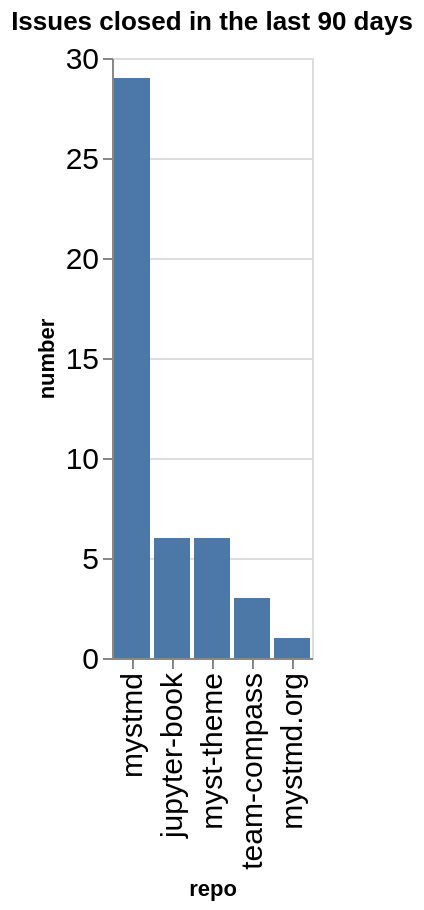

This figure's notebook cell:
### Code cell
closed_counts = closed.groupby(['org', 'repo']).count()['number'].reset_index()
closed_counts['org/repo'] = closed_counts.apply(lambda a: a['org'] + '/' + a['repo'], axis=1)
sorted_vals = closed_counts.sort_values(['number'], ascending=False)['repo'].values
alt.Chart(data=closed_counts, title=f"Issues closed in the last {n_days} days").mark_bar().encode(
    x=alt.X('repo', sort=alt.Sort(sorted_vals.tolist())),
    y='number',
)

### Figure 1 — Vega-Lite specification as saved in the notebook (floating-point values rounded to 4 significant figures)
{"config": {"axisLeft": {"labelFontSize": 15}, "axisBottom": {"labelFontSize": 15}}, "data": {"name": "data-144d3c983ac737d86d8d6b107c417784"}, "mark": {"type": "bar"}, "encoding": {"x": {"field": "repo", "sort": ["mystmd", "jupyter-book", "myst-theme", "team-compass", "mystmd.org"], "type": "nominal"}, "y": {"field": "number", "type": "quantitative"}}, "title": "Issues closed in the last 90 days", "$schema": "https://vega.github.io/schema/vega-lite/v5.20.1.json", "datasets": {"data-144d3c983ac737d86d8d6b107c417784": [{"org": "jupyter-book", "repo": "jupyter-book", "number": 6, "org/repo": "jupyter-book/jupyter-book"}, {"org": "jupyter-book", "repo": "myst-theme", "number": 6, "org/repo": "jupyter-book/myst-theme"}, {"org": "jupyter-book", "repo": "mystmd", "number": 29, "org/repo": "jupyter-book/mystmd"}, {"org": "jupyter-book", "repo": "mystmd.org", "number": 1, "org/repo": "jupyter-book/mystmd.org"}, {"org": "jupyter-book", "repo": "team-compass", "number": 3, "org/repo": "jupyter-book/team-compass"}]}}
